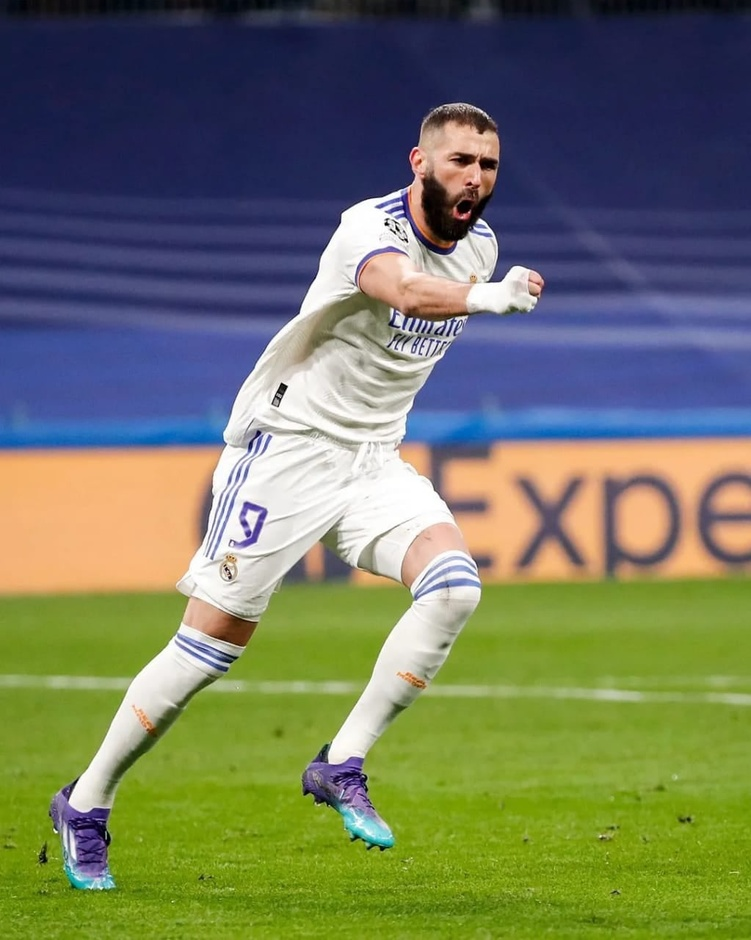
#> input picture MODUL 1/img/real.jpg, 751 x 940 px, shrunk from 1023 x 1280 before the run
$ jupyter execute TugasModul1.ipynb
#> lines starting #> are read from the running program, lines starting #| are printed output that depends on the picture
# TUGAS CONVERET GRAY TANPA LIBRARY

[cell 1]
import matplotlib.pyplot as plt
import cv2 as cv
import numpy as np

[cell 2]
image = plt.imread('img/real.jpg')
#> image is the input picture: shape (940, 751, 3); mean R, G, B 113.5, 120.1, 95.8
plt.imshow(image, cmap='gray')
tinggi, lebar ,RGB = image.shape
#> tinggi = 940; lebar = 751; RGB = 3

[cell 3]
gray = cv.cvtColor(image, cv.COLOR_BGR2GRAY) # convert gray dengan library
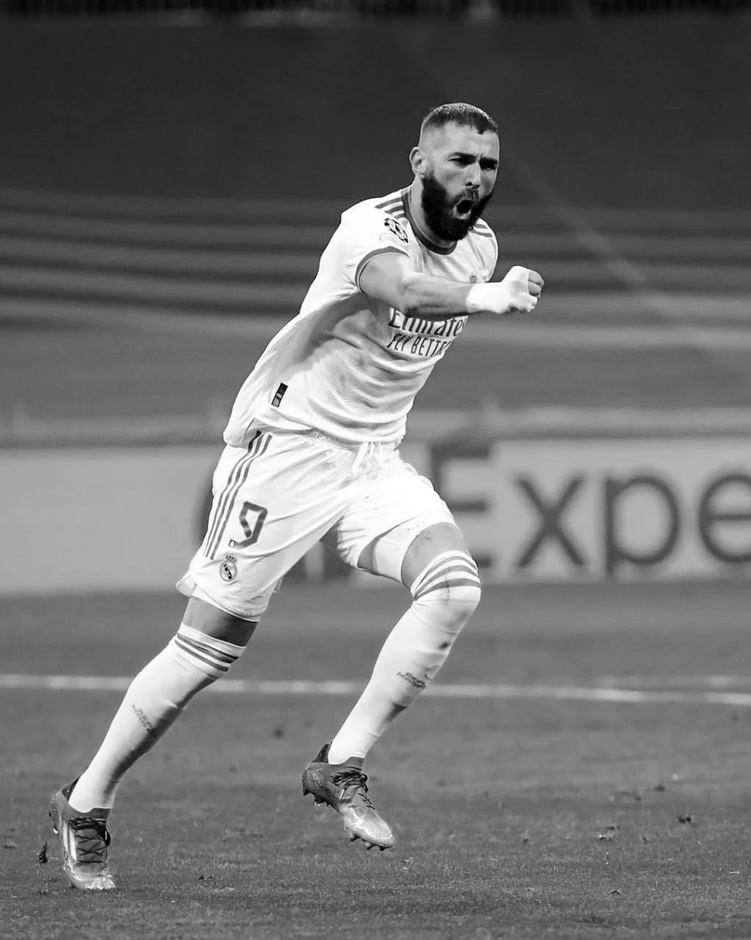
#> gray: shape (940, 751); min 0, max 255, mean 112.1
plt.imshow(gray, cmap='gray')

[cell 4]
gray # array gray

[cell 5]
result = np.zeros([tinggi, lebar]).astype(int) # membuat canvas baru
temp = 0
for i in range (tinggi):
    for j in range (lebar):
        for k in range (RGB):

            temp += image[i][j][k] # RGB tiap pixel di jumlahkan

        result [i, j] = temp/3 # rata-rata RGB di simpan pada canvas result
        temp = 0

[cell 6]
plt.figure(facecolor='white')
plt.subplot(121)
plt.imshow(gray, cmap='gray')
plt.title("With Library")
plt.subplot(122)
plt.imshow(result, cmap='gray')
plt.title("Without Library")
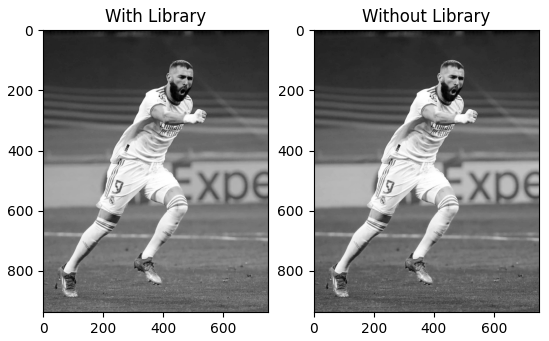
#> figure drawn by matplotlib, 2 panels
